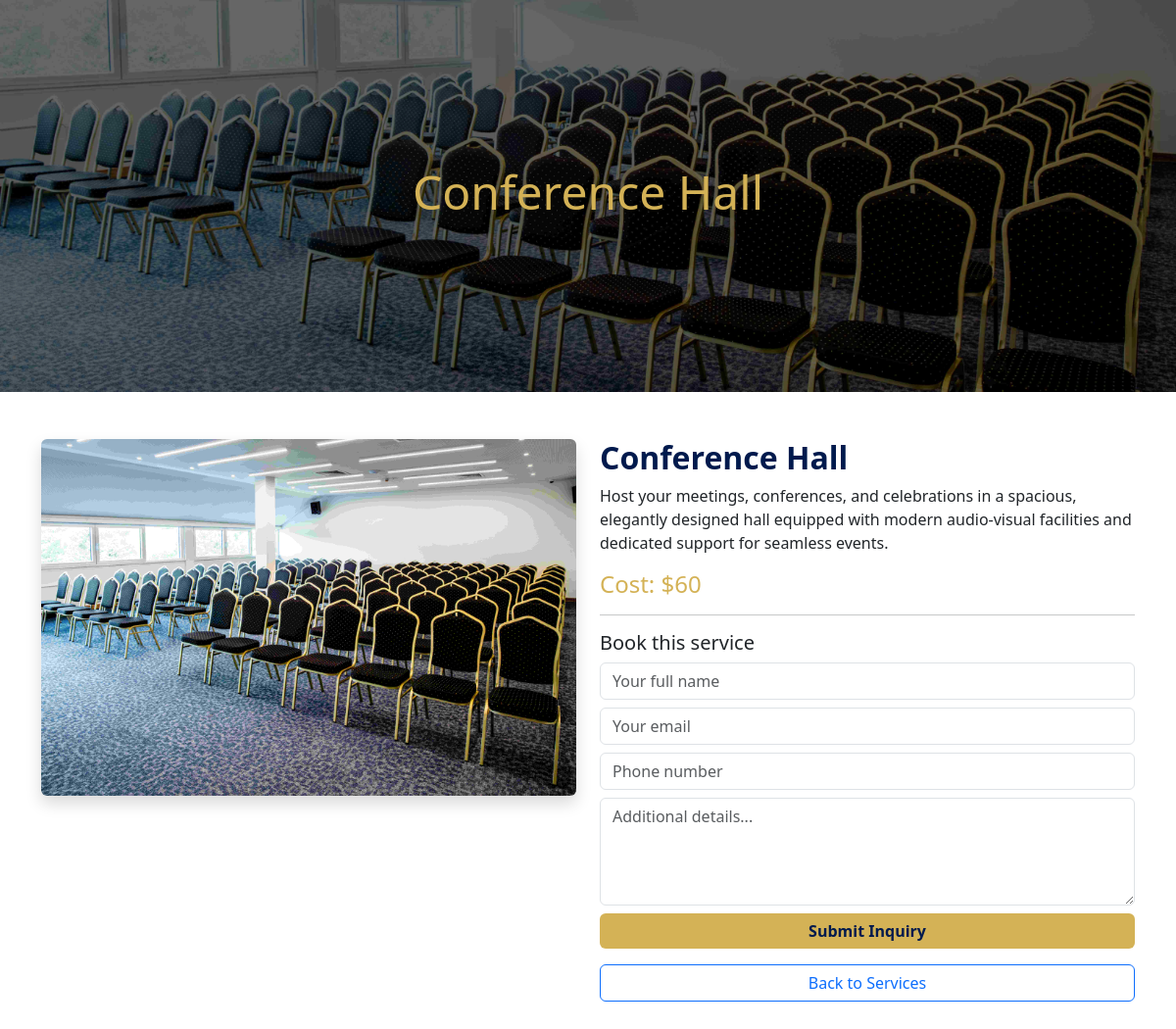
Screenshot of /service.php?id=1 with the database file from the repository.
### tables this page shows
CREATE TABLE IF NOT EXISTS `services` (
  `id` int NOT NULL AUTO_INCREMENT,
  `service_name` varchar(100) NOT NULL,
  `description` varchar(700) NOT NULL,
  `cost` varchar(100) NOT NULL,
  `featured_image` varchar(200) NOT NULL,
  `created_at` datetime NOT NULL DEFAULT CURRENT_TIMESTAMP,
  PRIMARY KEY (`id`)
);

### service.php (the view, shortened to what this page needs)
<?php
require "config/garish-connect.php";
$service_id = $_GET['id'];
$sql = "SELECT * FROM services WHERE id = ?";
$stmt = $pdo->prepare($sql);
$stmt->execute([$service_id]);
$service = $stmt->fetch(PDO::FETCH_ASSOC);
?>
<!DOCTYPE html>
<html lang="en">
<head>
<link href="assets/bootstrap/css/bootstrap.css" rel="stylesheet">
<link href="assets/css/style.css" rel="stylesheet">
</head>
<body>
<section class="service-header">
  <h1><?php echo $service['service_name']; ?></h1>
</section>
<div class="container py-5">
  <div class="row">
    <div class="col-md-6">
      <img src="assets/images/<?php echo $service['featured_image']; ?>" class="img-fluid rounded shadow">
    </div>
    <div class="col-md-6">
      <h2 style="color: var(--navy); font-weight:700;"><?php echo $service['service_name']; ?></h2>
      <p><?php echo $service['description']; ?></p>
      <h4 style="color: var(--gold)">Cost: <?php echo $service['cost']; ?></h4>
      <hr>
      <h5>Book this service</h5>
      <form action="https://formsubmit.co/alicefavomodeinde@gmail.com" method="POST">
        <div class="mb-2">
            <input type="text" name="Full Name" class="form-control" placeholder="Your full name" required>
        </div>
        <div class="mb-2">
            <input type="email" name="Email" class="form-control" placeholder="Your email" required>
        </div>
        <div class="mb-2">
            <input type="text" name="Phone" class="form-control" placeholder="Phone number" required>
        </div>
        <div class="mb-2">
            <textarea name="Message" class="form-control" rows="4" placeholder="Additional details..." required></textarea>
        </div>
        <button type="submit" class="btn btn-gold w-100 mb-3">Submit Inquiry</button>
        </form>
        <a href="services.php" class="btn btn-outline-primary w-100">
          Back to Services
        </a>
    </div>
  </div>
</div>
</body>
</html>

### rows the page displays
services: service_name "Conference Hall", featured_image (picture), description "Host your meetings, conferences, and celebrations in a spacious, elegantly designed hall equipped with modern audio-visual facilities and dedicated support for seamless events.", cost "$60"
